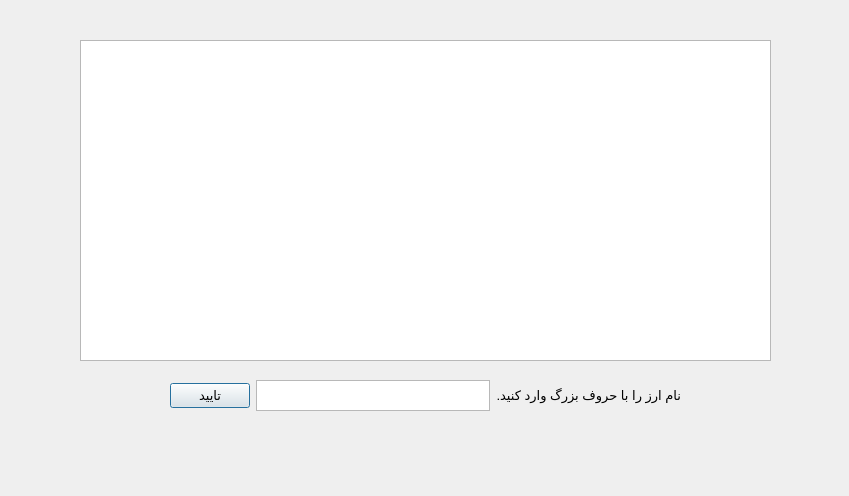
<?xml version="1.0" encoding="UTF-8"?>
<ui version="4.0">
 <class>Get_Price</class>
 <widget class="QDialog" name="Get_Price">
  <property name="geometry">
   <rect>
    <x>0</x>
    <y>0</y>
    <width>849</width>
    <height>496</height>
   </rect>
  </property>
  <property name="windowTitle">
   <string>Dialog</string>
  </property>
  <widget class="QTextBrowser" name="textBrowser">
   <property name="geometry">
    <rect>
     <x>80</x>
     <y>40</y>
     <width>691</width>
     <height>321</height>
    </rect>
   </property>
  </widget>
  <widget class="QWidget" name="">
   <property name="geometry">
    <rect>
     <x>170</x>
     <y>380</y>
     <width>511</width>
     <height>31</height>
    </rect>
   </property>
   <layout class="QHBoxLayout" name="horizontalLayout">
    <item>
     <widget class="QPushButton" name="pushButton">
      <property name="font">
       <font>
        <pointsize>10</pointsize>
       </font>
      </property>
      <property name="text">
       <string>تایید</string>
      </property>
     </widget>
    </item>
    <item>
     <widget class="QPlainTextEdit" name="plainTextEdit"/>
    </item>
    <item>
     <widget class="QLabel" name="label">
      <property name="font">
       <font>
        <pointsize>10</pointsize>
       </font>
      </property>
      <property name="text">
       <string>نام ارز را با حروف بزرگ وارد کنید.</string>
      </property>
     </widget>
    </item>
   </layout>
  </widget>
 </widget>
 <resources/>
 <connections/>
</ui>
